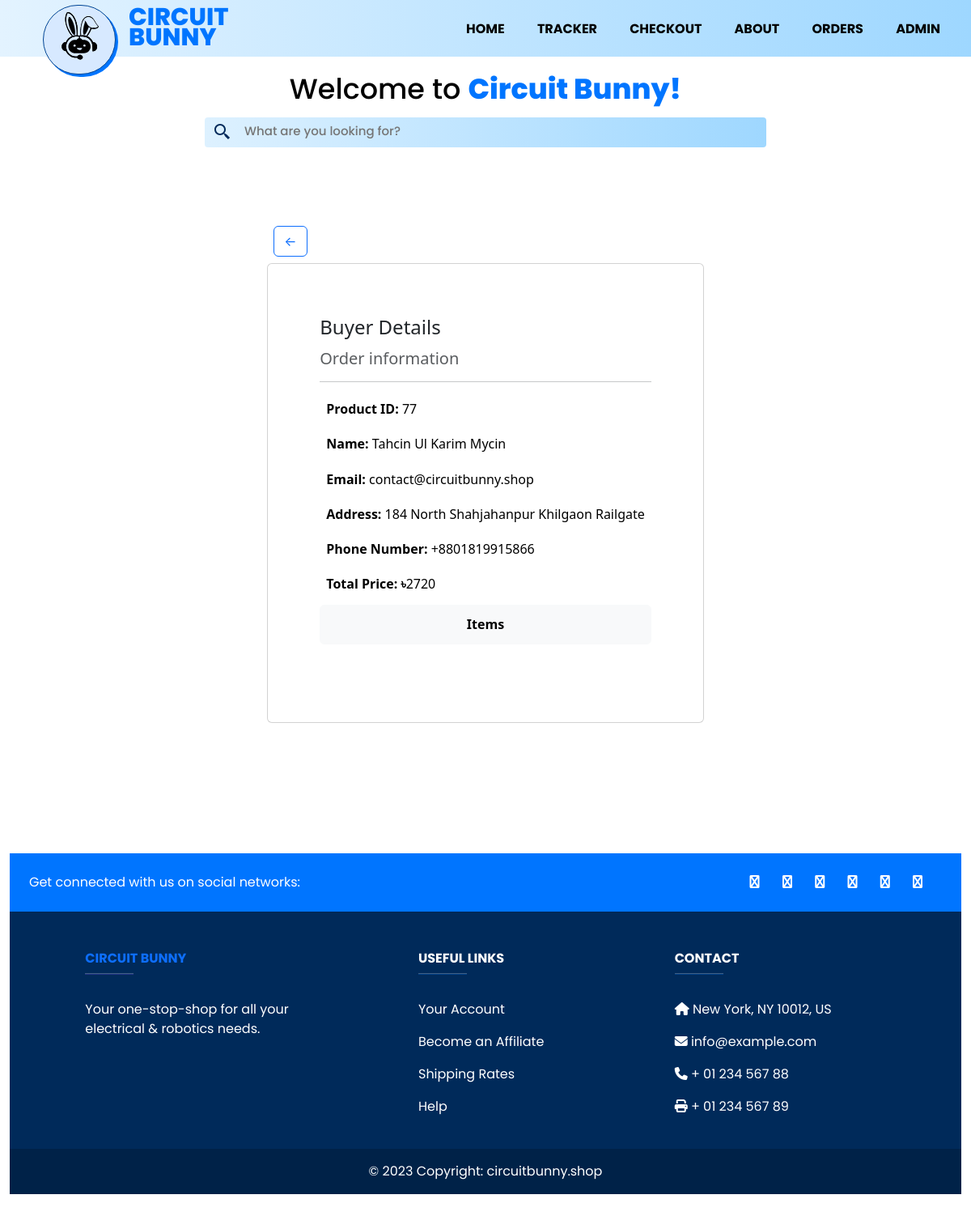
Page /order/77 (signed in) on the committed database.
### shop/models.py (models this page shows, shortened)
class Order(models.Model):
    id = models.AutoField(primary_key=True)
    items = models.CharField(max_length=5000)
    Full_name = models.CharField(max_length=250)
    Address = models.CharField(max_length=250)
    Email = models.EmailField(max_length=254)
    Phone_number = models.CharField(max_length=15)
    TotalPrice = models.IntegerField(default=0)

### shop/views.py (the view)
# urls.py: path("order/<int:id>", views.orderdetails, name="orderdetails"),
def orderdetails(request, id):
    if request.user.is_authenticated and request.user.is_staff:
        order = get_object_or_404(Order, id=id)
        form, query, products = formEvent(request)
        context = {
            "id": id,
            "order": order,
            "form": form,
            "query": query,
            "products": products
        }
        return render(request, "adminorders.html", context)
    else:
        return HttpResponse('You don\'t the permission to access this page <a href="/admin" target="_blank">Sign in</a>')

### shop/form.py
class SearchForm(forms.Form):
    query = forms.CharField(label="", max_length=255, required=False, widget=forms.TextInput(attrs={'placeholder': 'What are you looking for?', 'class': "search_box_text"}, ))

### shop/form.py (called while the page is built)
def formEvent(request):
    form = SearchForm(request.GET)
    query = request.GET.get('query', '')
    if query:
        products = Item.objects.filter(Title__icontains=query)
    else:
        products = Item.objects.all()
    return form, query, products

### shop/templates/adminorders.html (shortened to what this page needs)
{% extends "base.html" %}
{% block content %}
    <div class="container d-flex align-items-center justify-content-center vh-100">
      <div class="pb-lg-5 " >
        <a href="javascript:history.go(-1)" class="btn btn-outline-primary m-2">←</a>
        <div class="card" style="width: absolute;">
          <div class="card-body pb-lg-5 m-lg-5">
                  <h4 class="card-title pb-2">Buyer Details</h4>
                  <h5 class="card-subtitle mb-2 text-body-secondary ">Order information</h5>
                  <hr>
                  <h6 class="card-text p-2 text-black"><b>Product ID:</b> {{order.id}}</h6>
                  <h6 class="card-text p-2 text-black"><b>Name:</b> {{order.Full_name}}</h6>
                  <h6 class="card-text p-2 text-black"><b>Email:</b> {{order.Email}}</h6>
                  <h6 class="card-text p-2 text-black"><b>Address:</b> {{order.Address}}</h6>
                  <h6 class="card-text p-2 text-black"><b>Phone Number:</b> {{order.Phone_number}}</h6>
                  <h6 class="card-text p-2 text-black"><b>Total Price: ৳</b>{{order.TotalPrice}}</h6>
                  <buton id="showItems" class="btn btn-light w-100"><h6 class="card-text p-2 text-black"><b>Items</b></h6></buton>
                </div>
              </div>
        </div>
      </div>
{% block js %}
{% load static %}
{% endblock js %}
{% endblock content %}

### shop/static/css/base.css (style rules this page uses)
* { margin: 0; padding: 0; text-decoration: none; list-style: none; box-sizing: border-box; }
body { font-family: 'Poppins', sans-serif; }
.container { width: 100%; height: auto; }
.search_box_text input { color: #4E8ED9; font-family: 'Poppins'; font-size: 15px; font-style: normal; font-weight: 500; line-height: 84.75%; height: 2rem; outline: none; color: black; margin-left: 15px; background: transparent; border-style: none; width: 40vw; }
a:link { text-decoration: none; }

### rows in the picture
Order: id "77", Full_name "Tahcin Ul Karim Mycin", Email "contact@circuitbunny.shop", Address "184 North Shahjahanpur Khilgaon Railgate", Phone_number "+8801819915866", TotalPrice "2720"
